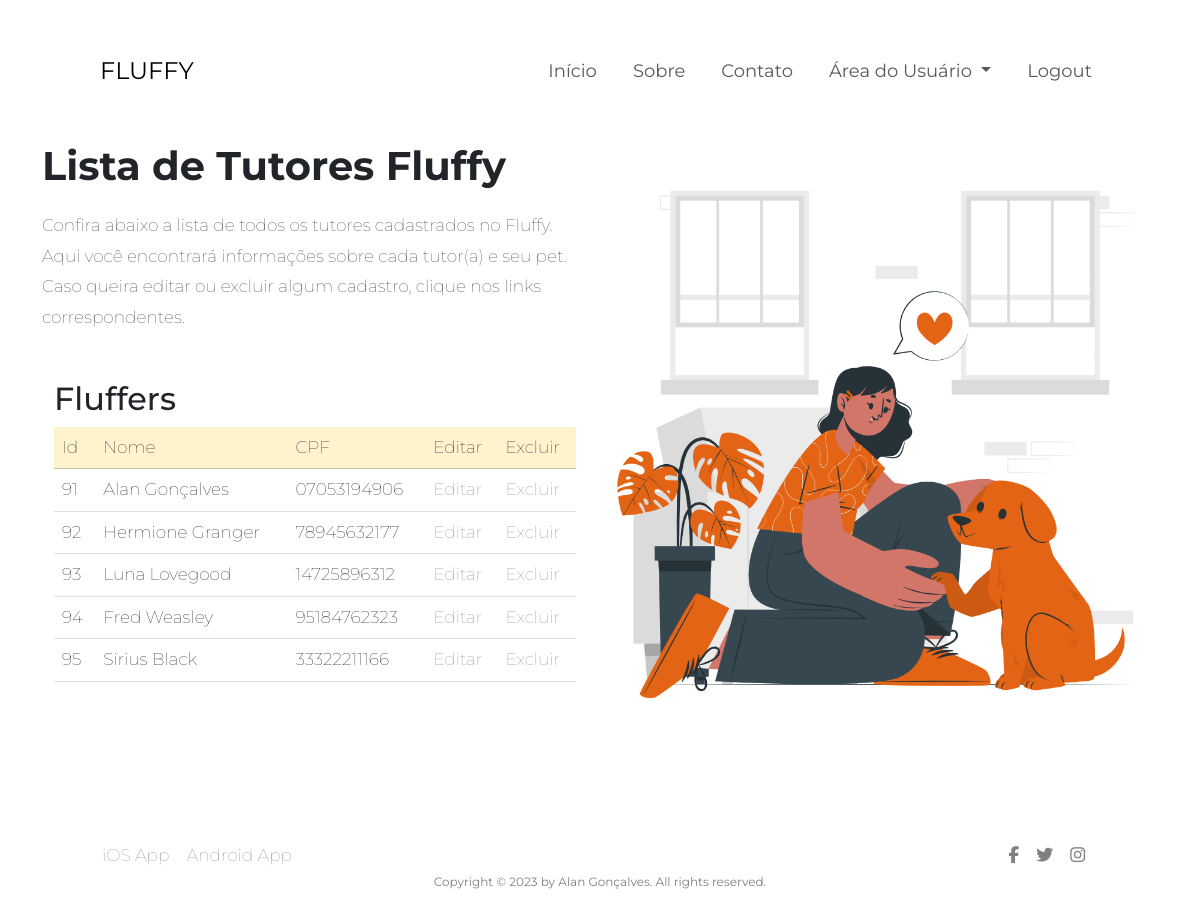
The app's page /php/lista-tutores.php (signed in) with its own data.
### tables this page shows
CREATE TABLE `tutores` (
  `idTutor` int(11) NOT NULL,
  `nomeTutor` varchar(100) NOT NULL,
  `cpfTutor` char(11) NOT NULL,
  `telefoneTutor` varchar(13) NOT NULL,
  `emailTutor` varchar(255) NOT NULL,
  `senhaTutor` varchar(64) NOT NULL,
  `nomePet` varchar(100) NOT NULL,
  `especiePet` varchar(100) NOT NULL,
  `racaPet` varchar(100) NOT NULL,
  `datanascimentoPet` date NOT NULL
);

### php/lista-tutores.php (the view, shortened to what this page needs)
<?php include "../includes/topo.php"; ?>
<body>
    <?php include "../includes/menulogado.php"; ?>
    <div class="container">
        <div class="row">
            <div class="col-md-6">
                <div class="text-container">
                    <h1 class="titulo-principal">Lista de Tutores Fluffy</h1>
                    <p class="texto-principal">Confira abaixo a lista de todos os tutores cadastrados no Fluffy.
                        Aqui você encontrará informações sobre cada tutor(a) e seu pet. Caso queira editar ou excluir algum cadastro, clique nos links correspondentes.
                    </p>
                    <div class="container mt-5">
                        <h2>Fluffers</h2>
                        <table class="table table-hover">
                            <tr>
                                <td class="table-warning">Id</td>
                                <td class="table-warning">Nome</td>
                                <td class="table-warning">CPF</td>
                                <td class="table-warning">Editar</td>
                                <td class="table-warning">Excluir</td>
                            </tr>
                            <?php
                            include "../includes/conecta.php";
                            $sqlTutores = "SELECT idTutor, nomeTutor, cpfTutor FROM tutores";
                            $resultTutores = mysqli_query($connection, $sqlTutores);
                            if ($resultTutores) {
                                while ($row = mysqli_fetch_assoc($resultTutores)) {
                                    echo " <tr>
                                                <td>" . $row['idTutor'] . "</td>
                                                <td>" . $row['nomeTutor'] . "</td>
                                                <td>" . $row['cpfTutor'] . "</td>
                                                <td><a href='cadastro-tutor.php?idTutor=" . $row['idTutor'] . "'>Editar </a></td>
                                                <td><a href='exclui-tutores.php?idTutor=" . $row['idTutor'] . "'>Excluir</a></td>
                                            </tr>";
                                }
                            }
                            ?>
                        </table>
                    </div>
                </div>
            </div>
            <div class="col-md-6">
                <img src="../img/lista-tutores.png" alt="Ilustração de uma tutora com um cachorro">
            </div>
        </div>
    </div>
</body>
<?php include "../includes/rodape.php"; ?>

### includes/topo.php (shortened to what this page needs)
<!DOCTYPE html>
<html lang="en">
<head>
    <link href="https://cdn.jsdelivr.net/npm/bootstrap@5.3.2/dist/css/bootstrap.min.css" rel="stylesheet">
    <link href="../css/style.css" rel="stylesheet">
</head>

### includes/menulogado.php (shortened to what this page needs)
<nav class="navbar navbar-expand-lg ">
    <div class="container-fluid">
        <a class="navbar-brand" href="index.php">FLUFFY</a>
        <div class="collapse navbar-collapse" id="navbarSupportedContent">
            <ul class="navbar-nav me-auto mb-2 mb-lg-0">
                <li class="nav-item">
                    <a class="nav-link" aria-current="page" href="inicio.php">Início</a>
                </li>
                <li class="nav-item">
                    <a class="nav-link" href="about.php">Sobre</a>
                </li>
                <li class="nav-item">
                    <a class="nav-link" href="contato.php">Contato</a>
                </li>
                <li class="nav-item dropdown">
                    <a class="nav-link dropdown-toggle" href="#" role="button" data-bs-toggle="dropdown" aria-expanded="false">
                        Área do Usuário
                    </a>
                </li>
                <li class="nav-item">
                    <a class="nav-link" href="logout.php">Logout</a>
                </li>
            </ul>
        </div>
    </div>
</nav>

### includes/rodape.php
<footer>
    <div class="row">
        <div class="col span-1-of-2">
            <ul class="footer-nav">
                <li><a href="https://www.apple.com/app-store/" target="_blank">iOS App</a></li>
                <li><a href="https://play.google.com/store/games?hl=en&gl=US" target="_blank">Android App</a></li>
            </ul>
        </div>
        <div class="col span-2-of-2">
            <ul class="social-links">
                <li><a href="https://www.facebook.com/" target="_blank"><i class="fa fa-facebook"></i></a></li>
                <li><a href="https://www.twitter.com/" target="_blank"><i class="fa fa-twitter"></i></a></li>
                <li><a href="https://www.instagram.com/" target="_blank"><i class="fa fa-instagram"></i></a></li>
            </ul>
        </div>
    </div>
    <div class="copyright">
        <p>
            Copyright &copy; 2023 by Alan Gonçalves. All rights reserved.
        </p>
    </div>
</footer>
</html>

### css/style.css (style rules this page uses)
* { margin: 0; padding: 0; box-sizing: border-box; text-decoration: none; font-family: "Montserrat", sans-serif; }
.container { padding-bottom: 60px; }
.container-fluid { padding: 40px; margin: 0px 60px; }
.navbar-brand { font-size: 24px; margin-left: 0px; }
.navbar-nav { width: 100%; display: flex; justify-content: flex-end; }
.nav-item, nav-item dropdown { font-size: 18px; margin-left: 20px; }
.titulo-principal { font-size: 40px; font-weight: 700; margin-bottom: 20px; line-height: 1.2; }
.texto-principal { line-height: 1.8; }
img { height: 600px; width: 100%; object-fit: cover; }
a, li { list-style: none; text-decoration: none; color: grey; }
footer { background-color: --white; text-align: center; padding: 20px 0; }
.row { display: flex; justify-content: space-between; font-size: 17px; font-family: arial; font-weight: 100; }
.footer-nav { display: flex; justify-content: left; margin: 0 auto; padding-left: 100px; }
.footer-nav li { margin: 5px 15px 5px 2px; font-family: "Montserrat", sans-serif; }
.social-links { display: flex; justify-content: right; margin: 0 auto; padding-right: 100px; }
.social-links li { margin: 5px 15px 5px 2px; }
.copyright { display: flex; justify-content: center; color: grey; font-size: 12px; font-family: arial; }

### records on screen
tutores: idTutor "91", nomeTutor "Alan Gonçalves", cpfTutor "07053194906"
tutores: idTutor "92", nomeTutor "Hermione Granger", cpfTutor "78945632177"
tutores: idTutor "93", nomeTutor "Luna Lovegood", cpfTutor "14725896312"
tutores: idTutor "94", nomeTutor "Fred Weasley", cpfTutor "95184762323"
tutores: idTutor "95", nomeTutor "Sirius Black", cpfTutor "33322211166"
